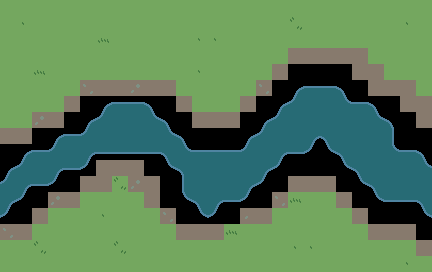

Tiled map render using the project's own tile images. Description and the map definition, with tile-layer contents summarised, below:
An orthogonal 27x17 tile map with 16x16 px tiles, 1 tile layer (Floor) and 231 objects.

<map version="1.5" tiledversion="1.7.2" orientation="orthogonal" renderorder="right-down" width="27" height="17" tilewidth="16" tileheight="16" infinite="0" nextlayerid="14" nextobjectid="275">
 <tileset firstgid="1" name="Forest" tilewidth="16" tileheight="16" tilecount="288" columns="16">
  <image source="forest-palette01-day.png" width="256" height="288" />
 </tileset>
 <layer id="1" name="Floor" width="27" height="17" locked="1">
  <data>[459 cells, 459 non-empty, 26 distinct tile ids]</data>
 </layer>
 <objectgroup id="10" name="River" locked="1">
  <object id="45" gid="277" x="0" y="192" width="16" height="16" />
  <object id="46" gid="277" x="16" y="176" width="16" height="16" />
  <object id="47" gid="277" x="48" y="160" width="16" height="16" />
  <object id="48" gid="277" x="80" y="144" width="16" height="16" />
  <object id="49" gid="277" x="96" y="128" width="16" height="16" />
  <object id="50" gid="277" x="240" y="160" width="16" height="16" />
  <object id="51" gid="277" x="256" y="144" width="16" height="16" />
  <object id="52" gid="277" x="272" y="128" width="16" height="16" />
  <object id="53" gid="277" x="288" y="112" width="16" height="16" />
  <object id="54" gid="241" x="0" y="176" width="16" height="16" />
  <object id="55" gid="241" x="16" y="160" width="16" height="16" />
  <object id="56" gid="241" x="48" y="144" width="16" height="16" />
  <object id="57" gid="241" x="80" y="128" width="16" height="16" />
  <object id="58" gid="241" x="96" y="112" width="16" height="16" />
  <object id="59" gid="241" x="240" y="144" width="16" height="16" />
  <object id="60" gid="241" x="256" y="128" width="16" height="16" />
  <object id="61" gid="241" x="272" y="112" width="16" height="16" />
  <object id="62" gid="241" x="288" y="96" width="16" height="16" />
  <object id="63" gid="242" x="32" y="160" width="16" height="16" />
  <object id="64" gid="242" x="64" y="144" width="16" height="16" />
  <object id="65" gid="242" x="112" y="112" width="16" height="16" />
  <object id="66" gid="242" x="128" y="112" width="16" height="16" />
  <object id="67" gid="242" x="192" y="160" width="16" height="16" />
  <object id="68" gid="242" x="208" y="160" width="16" height="16" />
  <object id="69" gid="242" x="224" y="160" width="16" height="16" />
  <object id="70" gid="242" x="304" y="96" width="16" height="16" />
  <object id="71" gid="242" x="320" y="96" width="16" height="16" />
  <object id="72" gid="242" x="352" y="112" width="16" height="16" />
  <object id="73" gid="242" x="400" y="160" width="16" height="16" />
  <object id="74" gid="243" x="144" y="112" width="16" height="16" />
  <object id="75" gid="243" x="160" y="128" width="16" height="16" />
  <object id="76" gid="243" x="176" y="144" width="16" height="16" />
  <object id="77" gid="243" x="336" y="96" width="16" height="16" />
  <object id="78" gid="243" x="368" y="112" width="16" height="16" />
  <object id="79" gid="243" x="384" y="128" width="16" height="16" />
  <object id="80" gid="243" x="416" y="160" width="16" height="16" />
  <object id="81" gid="276" x="144" y="128" width="16" height="16" />
  <object id="82" gid="276" x="160" y="144" width="16" height="16" />
  <object id="83" gid="276" x="176" y="160" width="16" height="16" />
  <object id="84" gid="276" x="336" y="112" width="16" height="16" />
  <object id="85" gid="276" x="368" y="128" width="16" height="16" />
  <object id="86" gid="276" x="384" y="160" width="16" height="16" />
  <object id="87" gid="276" x="416" y="176" width="16" height="16" />
  <object id="88" gid="259" x="384" y="144" width="16" height="16" />
  <object id="89" gid="275" x="0" y="224" width="16" height="16" />
  <object id="90" gid="275" x="16" y="208" width="16" height="16" />
  <object id="91" gid="275" x="48" y="192" width="16" height="16" />
  <object id="92" gid="275" x="80" y="176" width="16" height="16" />
  <object id="93" gid="275" x="208" y="224" width="16" height="16" />
  <object id="94" gid="275" x="240" y="208" width="16" height="16" />
  <object id="95" gid="275" x="256" y="192" width="16" height="16" />
  <object id="96" gid="275" x="272" y="176" width="16" height="16" />
  <object id="97" gid="275" x="304" y="160" width="16" height="16" />
  <object id="98" gid="260" x="0" y="208" width="16" height="16" />
  <object id="99" gid="260" x="16" y="192" width="16" height="16" />
  <object id="100" gid="260" x="48" y="176" width="16" height="16" />
  <object id="101" gid="260" x="80" y="160" width="16" height="16" />
  <object id="102" gid="260" x="208" y="208" width="16" height="16" />
  <object id="103" gid="260" x="240" y="192" width="16" height="16" />
  <object id="104" gid="260" x="256" y="176" width="16" height="16" />
  <object id="105" gid="260" x="272" y="160" width="16" height="16" />
  <object id="106" gid="260" x="304" y="144" width="16" height="16" />
  <object id="107" gid="274" x="32" y="192" width="16" height="16" />
  <object id="108" gid="274" x="64" y="176" width="16" height="16" />
  <object id="109" gid="274" x="96" y="160" width="16" height="16" />
  <object id="110" gid="274" x="112" y="160" width="16" height="16" />
  <object id="111" gid="274" x="128" y="160" width="16" height="16" />
  <object id="112" gid="274" x="144" y="160" width="16" height="16" />
  <object id="113" gid="274" x="224" y="208" width="16" height="16" />
  <object id="114" gid="274" x="288" y="160" width="16" height="16" />
  <object id="115" gid="274" x="384" y="208" width="16" height="16" />
  <object id="116" gid="274" x="400" y="208" width="16" height="16" />
  <object id="117" gid="258" x="32" y="176" width="16" height="16" />
  <object id="118" gid="258" x="64" y="160" width="16" height="16" />
  <object id="119" gid="258" x="96" y="144" width="16" height="16" />
  <object id="120" gid="258" x="112" y="128" width="16" height="16" />
  <object id="121" gid="258" x="112" y="144" width="16" height="16" />
  <object id="122" gid="258" x="128" y="144" width="16" height="16" />
  <object id="123" gid="258" x="128" y="128" width="16" height="16" />
  <object id="124" gid="258" x="144" y="144" width="16" height="16" />
  <object id="125" gid="258" x="192" y="176" width="16" height="16" />
  <object id="126" gid="258" x="192" y="192" width="16" height="16" />
  <object id="127" gid="258" x="208" y="192" width="16" height="16" />
  <object id="128" gid="258" x="208" y="176" width="16" height="16" />
  <object id="129" gid="258" x="224" y="192" width="16" height="16" />
  <object id="130" gid="258" x="224" y="176" width="16" height="16" />
  <object id="131" gid="258" x="240" y="176" width="16" height="16" />
  <object id="132" gid="258" x="256" y="160" width="16" height="16" />
  <object id="133" gid="258" x="272" y="144" width="16" height="16" />
  <object id="134" gid="258" x="288" y="144" width="16" height="16" />
  <object id="135" gid="258" x="288" y="128" width="16" height="16" />
  <object id="136" gid="258" x="304" y="128" width="16" height="16" />
  <object id="137" gid="258" x="304" y="112" width="16" height="16" />
  <object id="138" gid="258" x="320" y="112" width="16" height="16" />
  <object id="139" gid="258" x="320" y="128" width="16" height="16" />
  <object id="140" gid="258" x="336" y="144" width="16" height="16" />
  <object id="141" gid="258" x="336" y="128" width="16" height="16" />
  <object id="142" gid="258" x="352" y="128" width="16" height="16" />
  <object id="143" gid="258" x="352" y="144" width="16" height="16" />
  </objectgroup>
 <objectgroup id="11" name="AroundTree" locked="1">
  <!-- 52 objects omitted --></objectgroup>
 <objectgroup id="9" name="Bridge" locked="1">
  <!-- 18 objects omitted --></objectgroup>
 <objectgroup id="13" name="Decorate">
  <!-- 11 objects omitted --></objectgroup>
 <objectgroup id="12" name="WallTree" locked="1">
  <!-- 25 objects omitted --></objectgroup>
</map>
<!-- 132 of 231 objects omitted -->
